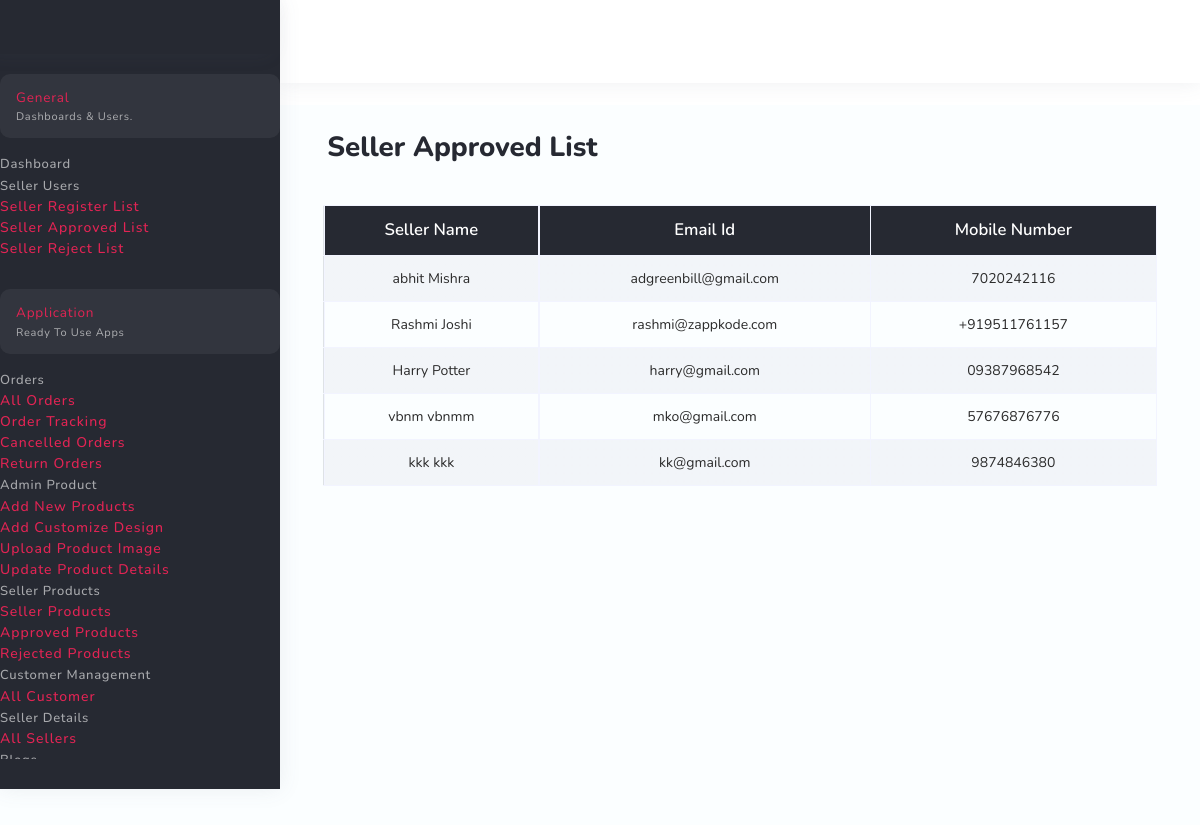
/seller_approved_list/, run on the app's committed database.
### login/models.py (models this page shows, shortened)
class seller_user(models.Model):
    user = models.ForeignKey(VrUser, on_delete=models.CASCADE)
    first_name = models.CharField(max_length=250)
    last_name = models.CharField(max_length=250)
    email = models.EmailField(max_length=250, default=None, null=True, blank=True)
    date_of_birth = models.CharField(max_length=50, blank=True, null=True)
    mobile_number = models.CharField(max_length=15, default=None, null=True, blank=True)
    locality = models.CharField(max_length=250)
    city = models.CharField(max_length=250)
    pincode = models.IntegerField(null=True, blank=True)
    state = models.CharField(choices=STATE_CHOICES, max_length=5000)
    company_address=models.CharField(max_length=50, blank=True, null=True)
    company_name=models.CharField(max_length=50, blank=True, null=True)
    is_seller = models.BooleanField(default=True)
    is_active = models.BooleanField(default=True)
    image = models.ImageField(upload_to='user_images/', null=True, blank=True)
    pan_card = models.ImageField(upload_to='pan_cards/', null=True, blank=True)
    aadhar_card = models.ImageField(upload_to='aadhar_cards/', null=True, blank=True)
    gst_document = models.ImageField(upload_to='gst_documents/', null=True, blank=True)
    commision = models.CharField(max_length=240, blank=True, null=True)
    seller_reject = models.BooleanField(default=False)
    seller_approved = models.BooleanField(default=False)

### Admin/views.py (the view)
# urls.py: path('seller_approved_list/',seller_approved_list,name="seller_approved_list"),
def seller_approved_list(request):
    data1=seller_user.objects.filter(seller_approved=True).order_by('-id')
    context={
        "data1":data1,
    }
    return render(request, 'admin/seller_approved_list.html', context)

### templates/admin/seller_approved_list.html (shortened to what this page needs)
{% extends "admin_base.html" %}
  {% block content %}
<!DOCTYPE html>
{% load static %}
<html lang="en" dir="ltr">
<head>
    <link rel="stylesheet" type="text/css" href="assets/css/vendors/font-awesome.css">
    <link rel="stylesheet" href="assets/css/linearicon.css">
    <link rel="stylesheet" type="text/css" href="assets/css/vendors/themify.css">
    <link rel="stylesheet" type="text/css" href="assets/css/vendors/feather-icon.css">
    <link rel="stylesheet" type="text/css" href="assets/css/vendors/scrollbar.css">
    <link rel="stylesheet" type="text/css" href="assets/css/vendors/animate.css">
    <link rel="stylesheet" type="text/css" href="assets/css/vendors/bootstrap.css">
    <link rel="stylesheet" type="text/css" href="assets/css/style.css">
    <link rel="stylesheet" type="text/css" href="assets/css/responsive.css">
</head>
<body>
    <div class="page-wrapper compact-wrapper dark-sidebar" id="pageWrapper">
        <div class="page-body-wrapper">
            <div class="page-body">
                <div class="title-header"><h5>Seller Approved List</h5></div>
                <div class="container-fluid">
                    <div class="row">
                        <div class="col-sm-12">
                            <div>
                                <div class="card-body">
                                    <div class="table-responsive table-desi">
                                        <table class="table table-hover table-striped table-bordered text-center user-table">
                                            <thead class="">
                                                <tr>
                                                    <th>Seller Name</th>
                                                    <th>Email Id</th>
                                                    <th>Mobile Number</th>
                                                </tr>
                                            </thead>
                                            <tbody>
                                                {% for i in data1 %}
                                                <tr>
                                                    <td>{{ i.first_name }} {{ i.last_name }}</td>
                                                    <td>{{ i.email }}</td>
                                                    <td>{{ i.mobile_number }}</td>
                                                </tr>
                                                {% endfor %}
                                            </tbody>
                                        </table>
                                    </div>
                                </div>
                            </div>
                        </div>
                    </div>
                </div>
            </div>
                            </div>
                        </div>
                    </div>
</body>
</html>
{% endblock %}

### data on the page
seller_user: first_name "abhit", last_name "Mishra", email "adgreenbill@gmail.com", mobile_number "7020242116"
seller_user: first_name "Rashmi", last_name "Joshi", email "rashmi@zappkode.com", mobile_number "+919511761157"
seller_user: first_name "Harry", last_name "Potter", email "harry@gmail.com", mobile_number "09387968542"
seller_user: first_name "vbnm", last_name "vbnmm", email "mko@gmail.com", mobile_number "57676876776"
seller_user: first_name "kkk", last_name "kkk", email "kk@gmail.com", mobile_number "9874846380"
